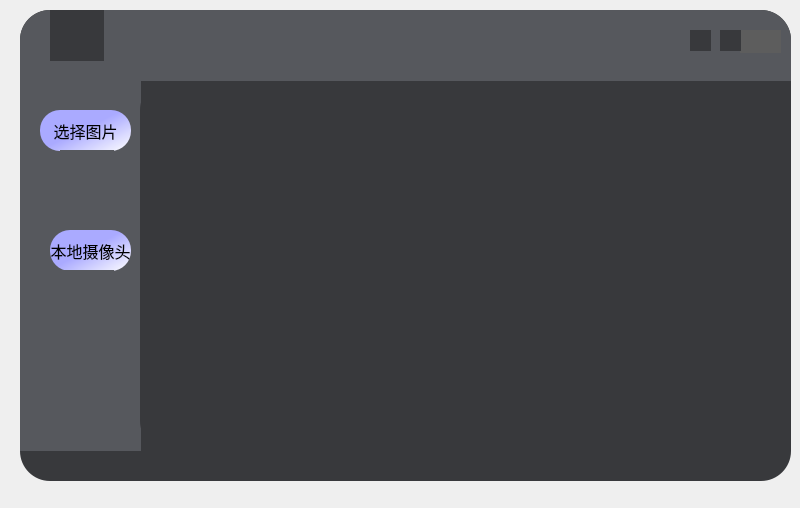
<?xml version="1.0" encoding="UTF-8"?>
<ui version="4.0">
 <class>MainWindow</class>
 <widget class="QMainWindow" name="MainWindow">
  <property name="geometry">
   <rect>
    <x>0</x>
    <y>0</y>
    <width>800</width>
    <height>508</height>
   </rect>
  </property>
  <property name="windowTitle">
   <string>MainWindow</string>
  </property>
  <widget class="QWidget" name="centralwidget">
   <widget class="QFrame" name="frame">
    <property name="geometry">
     <rect>
      <x>20</x>
      <y>10</y>
      <width>771</width>
      <height>471</height>
     </rect>
    </property>
    <property name="styleSheet">
     <string notr="true">background-color: rgb(56, 57, 60);
border-radius:30px;</string>
    </property>
    <property name="frameShape">
     <enum>QFrame::StyledPanel</enum>
    </property>
    <property name="frameShadow">
     <enum>QFrame::Raised</enum>
    </property>
    <widget class="QFrame" name="frame_3">
     <property name="geometry">
      <rect>
       <x>0</x>
       <y>70</y>
       <width>761</width>
       <height>391</height>
      </rect>
     </property>
     <property name="sizePolicy">
      <sizepolicy hsizetype="Preferred" vsizetype="Expanding">
       <horstretch>0</horstretch>
       <verstretch>10</verstretch>
      </sizepolicy>
     </property>
     <property name="frameShape">
      <enum>QFrame::StyledPanel</enum>
     </property>
     <property name="frameShadow">
      <enum>QFrame::Raised</enum>
     </property>
     <widget class="QFrame" name="frame_5">
      <property name="geometry">
       <rect>
        <x>0</x>
        <y>0</y>
        <width>121</width>
        <height>371</height>
       </rect>
      </property>
      <property name="styleSheet">
       <string notr="true">background-color: rgb(86, 88, 93);
border-radius:0px;
</string>
      </property>
      <property name="frameShape">
       <enum>QFrame::StyledPanel</enum>
      </property>
      <property name="frameShadow">
       <enum>QFrame::Raised</enum>
      </property>
      <widget class="QPushButton" name="pushButton_4">
       <property name="geometry">
        <rect>
         <x>20</x>
         <y>30</y>
         <width>91</width>
         <height>41</height>
        </rect>
       </property>
       <property name="font">
        <font>
         <family>幼圆</family>
         <pointsize>12</pointsize>
        </font>
       </property>
       <property name="styleSheet">
        <string notr="true">background-color: qlineargradient(spread:pad, x1:0.455, y1:0.488636, x2:1, y2:1, stop:0 rgba(170, 170, 255, 255), stop:1 rgba(255, 255, 255, 255));
border-radius:20px;</string>
       </property>
       <property name="text">
        <string>选择图片</string>
       </property>
      </widget>
      <widget class="QPushButton" name="pushButton_6">
       <property name="geometry">
        <rect>
         <x>30</x>
         <y>150</y>
         <width>81</width>
         <height>41</height>
        </rect>
       </property>
       <property name="font">
        <font>
         <family>幼圆</family>
         <pointsize>12</pointsize>
        </font>
       </property>
       <property name="styleSheet">
        <string notr="true">background-color: qlineargradient(spread:pad, x1:0.455, y1:0.488636, x2:1, y2:1, stop:0 rgba(170, 170, 255, 255), stop:1 rgba(255, 255, 255, 255));
border-radius:20px;</string>
       </property>
       <property name="text">
        <string>本地摄像头</string>
       </property>
      </widget>
      <widget class="QLabel" name="label">
       <property name="geometry">
        <rect>
         <x>40</x>
         <y>70</y>
         <width>54</width>
         <height>41</height>
        </rect>
       </property>
       <property name="styleSheet">
        <string notr="true">border-image:url(:/image/C:/Users/28469/Desktop/demo/1679030885549.jpg)</string>
       </property>
       <property name="text">
        <string/>
       </property>
      </widget>
      <widget class="QLabel" name="label_2">
       <property name="geometry">
        <rect>
         <x>40</x>
         <y>190</y>
         <width>54</width>
         <height>51</height>
        </rect>
       </property>
       <property name="styleSheet">
        <string notr="true">border-image:url(:/image/C:/Users/28469/Desktop/demo/1679030932956.jpg)</string>
       </property>
       <property name="text">
        <string/>
       </property>
      </widget>
     </widget>
     <widget class="QLabel" name="label_4">
      <property name="geometry">
       <rect>
        <x>120</x>
        <y>0</y>
        <width>651</width>
        <height>371</height>
       </rect>
      </property>
      <property name="styleSheet">
       <string notr="true">border-image: url(:/image/C:/Users/28469/Desktop/demo/1679036732608.jpg);</string>
      </property>
      <property name="text">
       <string/>
      </property>
     </widget>
    </widget>
    <widget class="QFrame" name="frame_2">
     <property name="geometry">
      <rect>
       <x>0</x>
       <y>0</y>
       <width>771</width>
       <height>71</height>
      </rect>
     </property>
     <property name="styleSheet">
      <string notr="true">#frame_2{
background-color: rgb(86, 88, 93);
border-radius:0px;
border-top-right-radius:30px;
border-top-left-radius:30px;
}</string>
     </property>
     <property name="frameShape">
      <enum>QFrame::StyledPanel</enum>
     </property>
     <property name="frameShadow">
      <enum>QFrame::Raised</enum>
     </property>
     <widget class="QFrame" name="frame_4">
      <property name="geometry">
       <rect>
        <x>639</x>
        <y>10</y>
        <width>71</width>
        <height>41</height>
       </rect>
      </property>
      <property name="styleSheet">
       <string notr="true">background-color: rgb(86, 88, 93);</string>
      </property>
      <property name="frameShape">
       <enum>QFrame::StyledPanel</enum>
      </property>
      <property name="frameShadow">
       <enum>QFrame::Raised</enum>
      </property>
     </widget>
     <widget class="QPushButton" name="pushButton">
      <property name="geometry">
       <rect>
        <x>670</x>
        <y>20</y>
        <width>21</width>
        <height>21</height>
       </rect>
      </property>
      <property name="styleSheet">
       <string notr="true">QPushButton:hover{
	padding-bottom:5px;
}
QPushButton{
border-image: url(:/image/C:/Users/28469/Desktop/demo/23c81bc848f87ae480ab8d267acfade.png);}
</string>
      </property>
      <property name="text">
       <string/>
      </property>
     </widget>
     <widget class="QPushButton" name="pushButton_3">
      <property name="geometry">
       <rect>
        <x>720</x>
        <y>20</y>
        <width>41</width>
        <height>23</height>
       </rect>
      </property>
      <property name="styleSheet">
       <string notr="true">image: url(:/image/C:/Users/28469/Desktop/demo/41fcb7a2603e2ab8b56e2c4d42a3c15.png);
background-color: rgb(93, 93, 93);</string>
      </property>
      <property name="text">
       <string/>
      </property>
     </widget>
     <widget class="QPushButton" name="pushButton_2">
      <property name="geometry">
       <rect>
        <x>700</x>
        <y>20</y>
        <width>21</width>
        <height>21</height>
       </rect>
      </property>
      <property name="styleSheet">
       <string notr="true">border-image: url(:/image/C:/Users/28469/Desktop/demo/a58752e8731fdbbbd07c8fbb3d6b31f.png);</string>
      </property>
      <property name="text">
       <string/>
      </property>
     </widget>
     <widget class="QLabel" name="label_3">
      <property name="geometry">
       <rect>
        <x>30</x>
        <y>0</y>
        <width>54</width>
        <height>51</height>
       </rect>
      </property>
      <property name="styleSheet">
       <string notr="true">border-image:url(:/icon/C:/Users/28469/Desktop/QQ202302211054_OCR/lq.jpg)</string>
      </property>
      <property name="text">
       <string/>
      </property>
     </widget>
    </widget>
   </widget>
  </widget>
 </widget>
 <resources>
  <include location="D:/Qt_res.qrc"/>
 </resources>
 <connections>
  <connection>
   <sender>pushButton_3</sender>
   <signal>clicked()</signal>
   <receiver>frame_2</receiver>
   <slot>close()</slot>
   <hints>
    <hint type="sourcelabel">
     <x>757</x>
     <y>38</y>
    </hint>
    <hint type="destinationlabel">
     <x>772</x>
     <y>13</y>
    </hint>
   </hints>
  </connection>
  <connection>
   <sender>pushButton</sender>
   <signal>clicked()</signal>
   <receiver>MainWindow</receiver>
   <slot>showMinimized()</slot>
   <hints>
    <hint type="sourcelabel">
     <x>702</x>
     <y>39</y>
    </hint>
    <hint type="destinationlabel">
     <x>702</x>
     <y>7</y>
    </hint>
   </hints>
  </connection>
  <connection>
   <sender>pushButton_2</sender>
   <signal>clicked()</signal>
   <receiver>MainWindow</receiver>
   <slot>showFullScreen()</slot>
   <hints>
    <hint type="sourcelabel">
     <x>724</x>
     <y>39</y>
    </hint>
    <hint type="destinationlabel">
     <x>730</x>
     <y>8</y>
    </hint>
   </hints>
  </connection>
 </connections>
</ui>
